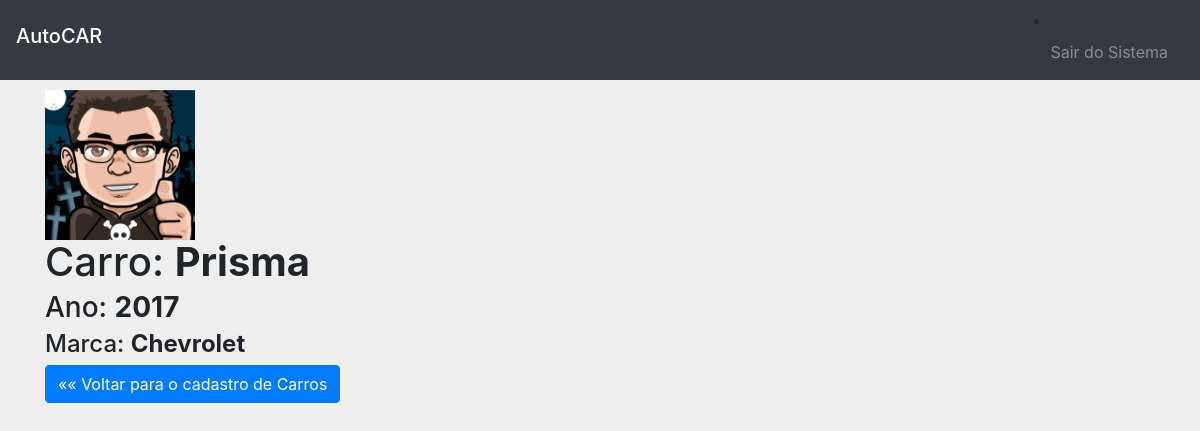
/ver.php?id=11 (signed in), run on the app's committed database.
### tables this page shows
CREATE TABLE `tb_carro` (
  `id_car` int(11) NOT NULL,
  `mod_car` varchar(150) NOT NULL,
  `marca_car` varchar(150) NOT NULL,
  `ano_car` varchar(10) NOT NULL,
  `foto_car` varchar(250) DEFAULT NULL
);

### ver.php (the view, shortened to what this page needs)
<!DOCTYPE html>
<html lang="en">
  <head>
    <link href="css/bootstrap.min.css" rel="stylesheet">
    <link href="css/signin.css" rel="stylesheet">
  </head>
  <body>
  <nav class="navbar navbar-expand-md navbar-dark bg-dark fixed-top">
      <h5 class="navbar-brand">AutoCAR</h5>
      <div class="collapse navbar-collapse" id="navbarsExampleDefault">
        <form class="form-inline my-2 my-lg-0">
        <li class="nav-item">
           <a class="nav-link disabled" href="?sair" onclick="return confirm('Deseja realmente sair do sistema?')">Sair do Sistema</a>
          </li>
        </form>
      </div>
    </nav>
    <?php
    include('config/conect.php');
        $id = filter_input(INPUT_GET,'id',FILTER_DEFAULT);
        $select = "SELECT * FROM tb_carro WHERE id_car=:id";
        try{
            $result = $con->prepare($select);
            $result->bindParam(':id',$id,PDO::PARAM_INT);
            $result->execute();
              $contar = $result->rowCount();
              if ($contar > 0) {
                 while ($exibir = $result->FETCH(PDO::FETCH_OBJ)) {
                   $foto = $exibir-> foto_car;
                   $modelo = $exibir-> mod_car;
                   $marca = $exibir-> marca_car;
                   $ano = $exibir-> ano_car;
                 }
               }else{
                echo '<div class ="alert alert-danger"><strong>AVISO ! </strong> Não há dados com o id informado :( </div>';
               }
        }catch(PDOException $e){
          echo "<b> ERROR PDO no Select : ! </b>".$e->getMessage();
        }
    ?>
    <div class="container" style="margin-top: 50px;">
    <div class="row">
      <div class="col-8">
      <td><img style="width:150px;" src="img/home/<?php echo $foto; ?>"></td>
          <h1>Carro: <strong><?php echo $modelo ?></strong></h1>
          <h3>Ano: <strong><?php echo $ano ?></strong></h3>
            <h4>Marca: <strong><?php echo $marca ?></strong></h4>
          <a href="home.php" class="btn btn-primary">«« Voltar para o cadastro de Carros</a>
      </div>
    </div>
    </div>
  </body>
</html>

### css/signin.css (style rules this page uses)
body { padding-top: 40px; padding-bottom: 40px; background-color: #eee; }

### data on the page
tb_carro: foto_car (picture), mod_car "Prisma", ano_car "2017", marca_car "Chevrolet"
